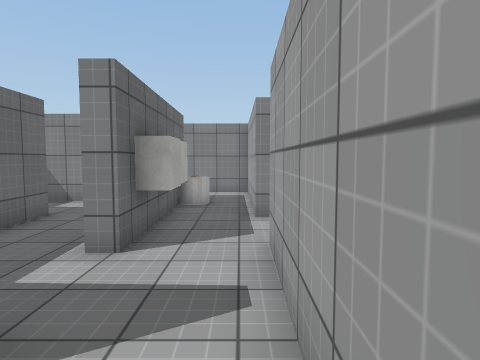
View 1 (above)

14 first-person views from a walk through a scene from a Unity 3-D project. The camera is 1.5 m above the floor, tilts 4° down and sees 75° across. The floor is counted in squares, 1 m on a side. Each view is taken from the middle of a square. On the plan, view 1 faces up. The plan holds only what a view shows up to about 15 squares ahead; the rest is blank. The player character is not drawn. Door leaves are left out, so doorways stand open. Surface patterns are stand-ins for the level's own textures.

View 2
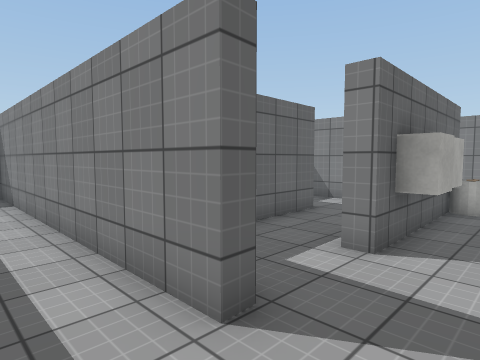

View 3
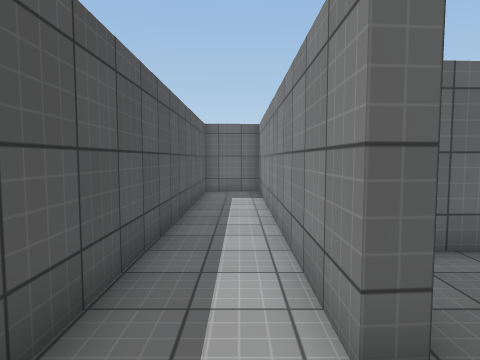

View 4
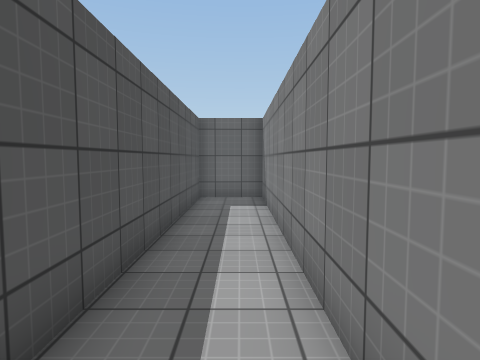

View 5
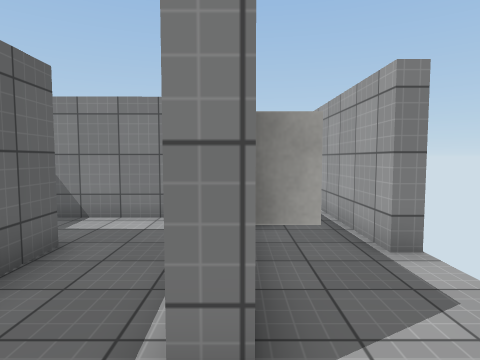

View 6
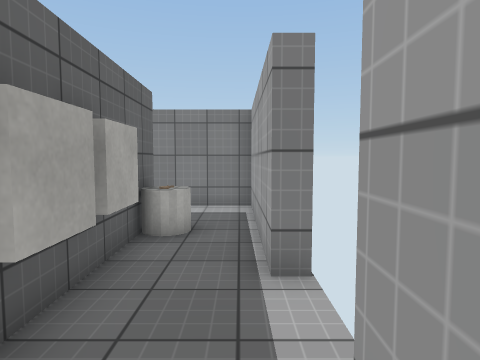

View 7
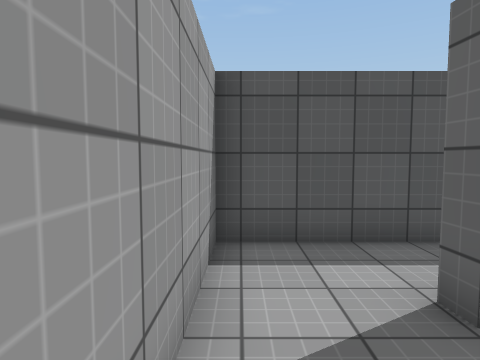

View 8
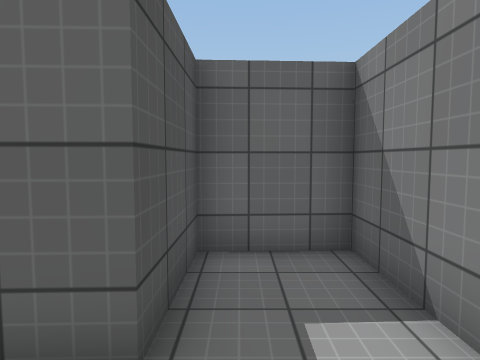

View 9
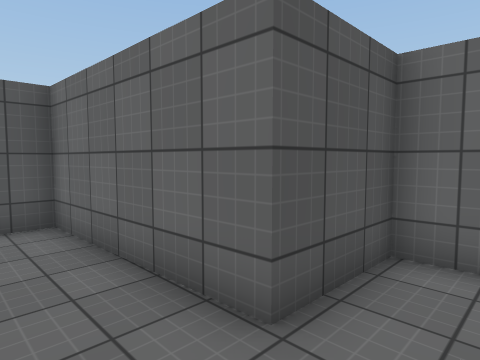

View 10
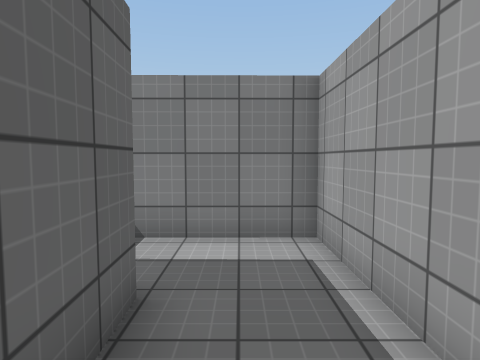

View 11
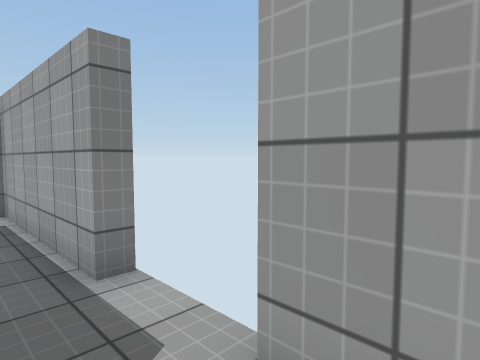

View 12
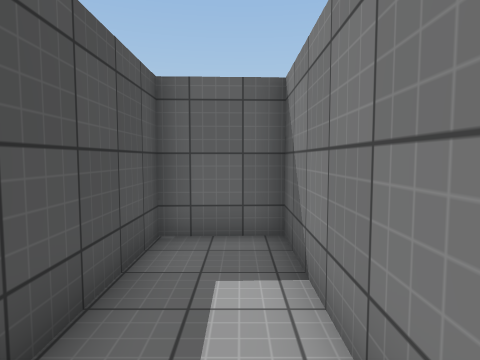

View 13
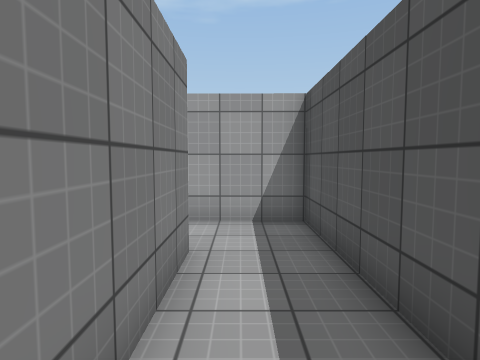

View 14
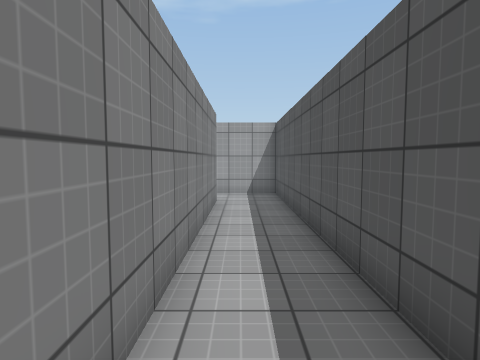

### Floor plan
Points are (right, up) in squares from view 1. A wall is a line through its corners. A room is listed if a view was taken in it or the views show most of it. See-through windows are left out.
Room 1 (views 1, 2, 3, 4, 5, 6, 7, 8, 9, 10, 11, 12, 13, 14)
walls: (-2.1, 2.4) (-2.1, 1.8) (-14, 1.9) (-13.9, -0.6) (0.4, -0.6) (0.5, 5.4); (-1.9, 5.4) (-1.9, 4.9) (-2.5, 4.9); (-2.5, 6.8) (-2.5, 10.9) (-8.1, 10.8) (-7.9, 8.3) (-5.1, 8.3) (-4.9, 2.4) (-3.9, 2.4); (1, 7.9) (0.4, 7.9) (0.4, 13.6); (-2, 11.4) (-2, 8.3)
low walls: (-2, 7.4) (-1.9, 6.3)
ways out: gap at (1, 8)
objects: cube (-2, 6) to (-1, 6); cylinder (-1, 10) to (-1, 11)

Positions as (right, up) in squares from view 1, and headings:
1: (0, 0), facing up
2: (0, 0), facing up-left
3: (0, 1), facing left
4: (-2, 1), facing left
5: (-2, 3), facing up
6: (0, 4), facing up
7: (0, 5), facing down
8: (-3, 9), facing left
9: (-3, 10), facing down-left
10: (-4, 5), facing up
11: (-1, 4), facing up-right
12: (-8, 1), facing left
13: (-7, 1), facing right
14: (-13, 1), facing right
